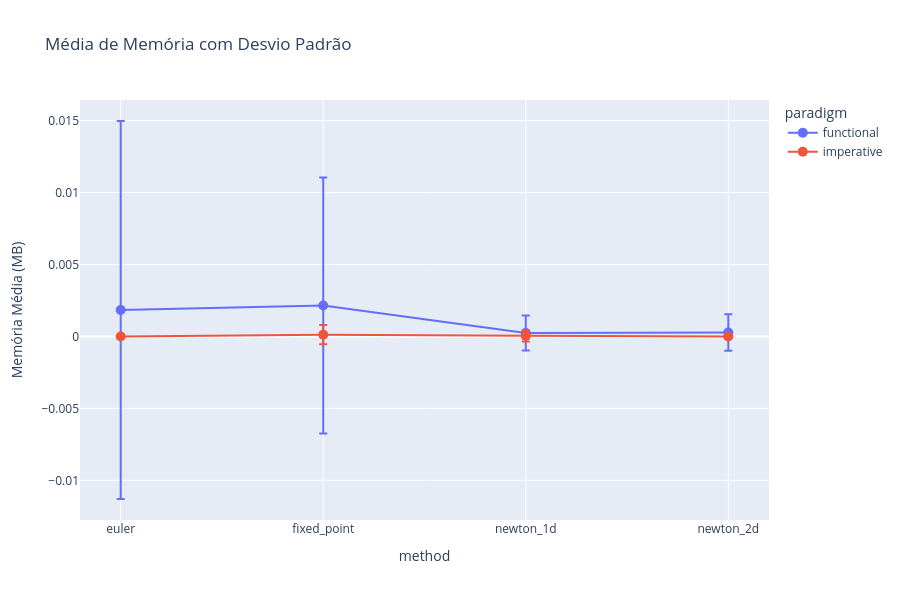

The notebook cell this image was saved under:
### Code cell
# Agrupando para calcular média e erro
df_mem = df.groupby(['method', 'paradigm'])['memory_used_mb'].agg(['mean', 'std']).reset_index()

fig3 = px.line(df_mem, x="method", y="mean", color="paradigm", markers=True,
              error_y="std", # Barras de erro baseadas no desvio padrão
              title="Média de Memória com Desvio Padrão",
              labels={"mean": "Memória Média (MB)"})

fig3.update_traces(marker=dict(size=10))
fig3.update_layout(height=600)
fig3.show()

### Figure 1 — Plotly figure (JSON) as saved in the notebook; plotly's stock layout.template omitted (floating-point values rounded to 4 significant figures)
{"data": [{"error_y": {"array": [0.01313, 0.00889, 0.001219, 0.001273]}, "hovertemplate": "paradigm=functional<br>method=%{x}<br>Memória Média (MB)=%{y}<extra></extra>", "legendgroup": "functional", "line": {"color": "#636efa", "dash": "solid"}, "marker": {"size": 10, "symbol": "circle"}, "mode": "lines+markers", "name": "functional", "orientation": "v", "showlegend": true, "type": "scatter", "x": ["euler", "fixed_point", "newton_1d", "newton_2d"], "xaxis": "x", "y": [0.001836, 0.002148, 0.0002344, 0.0002734], "yaxis": "y"}, {"error_y": {"array": [0.0, 0.0006697, 0.0003906, 0.0]}, "hovertemplate": "paradigm=imperative<br>method=%{x}<br>Memória Média (MB)=%{y}<extra></extra>", "legendgroup": "imperative", "line": {"color": "#EF553B", "dash": "solid"}, "marker": {"size": 10, "symbol": "circle"}, "mode": "lines+markers", "name": "imperative", "orientation": "v", "showlegend": true, "type": "scatter", "x": ["euler", "fixed_point", "newton_1d", "newton_2d"], "xaxis": "x", "y": [0.0, 0.0001172, 3.906e-05, 0.0], "yaxis": "y"}], "layout": {"height": 600, "legend": {"title": {"text": "paradigm"}, "tracegroupgap": 0}, "title": {"text": "Média de Memória com Desvio Padrão"}, "xaxis": {"anchor": "y", "domain": [0, 1], "title": {"text": "method"}}, "yaxis": {"anchor": "x", "domain": [0, 1], "title": {"text": "Memória Média (MB)"}}}}
